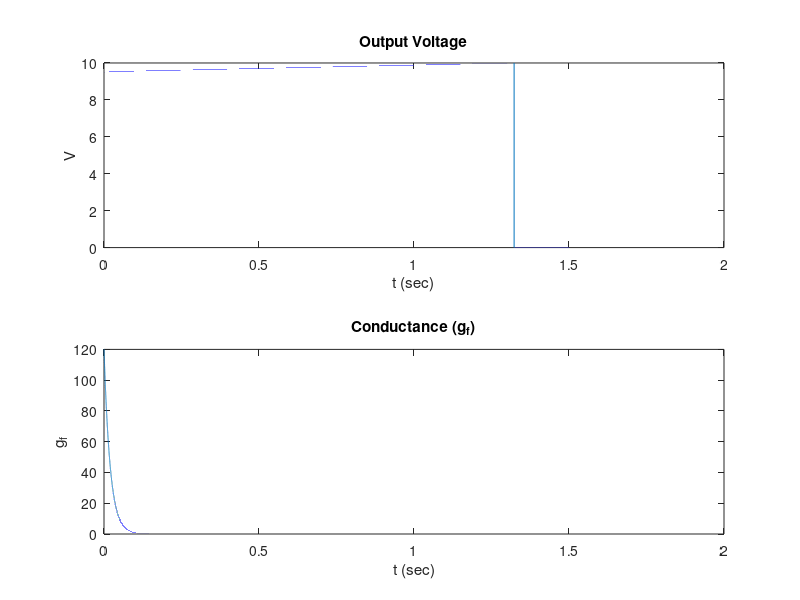

The MATLAB script that drew this image:
%% Benosman Neural Model

function [] = benosman()

    % generate voltage
    t = 0:1e-5:1.5; 
    
    V_syn = zeros(1, length(t)); % voltage synapses 
    ge_syn = zeros(1, length(t)); % g_e synapses
    gf_syn = zeros(1, length(t)); % g_f synapses
    gate_syn = zeros(1, length(t)); % gate synapses
    
    % put some synapses in 
    V_syn(1) = 9.5;
    ge_syn(1) = 36; 
    gf_syn(1) = 120; 
    gate_syn(1) = 0.99; 
    
    [V, g_f, t_k] = voltage(t, V_syn, ge_syn, gf_syn, gate_syn);

    % plot conductance
    figure; 
    subplot(2, 1, 1);
    plot(t, V);
    xlabel('t (sec)');
    ylabel('V');
    title('Output Voltage');
    
    % plot conductance
    subplot(2, 1, 2);
    plot(t, g_f);
    xlabel('t (sec)');
    ylabel('g_f');
    title('Conductance (g_{f})');
    
end

function [V, g_f, t_k] = voltage(t, V_syn, ge_syn, gf_syn, gate_syn)
    
    t = 1000*t; dt = diff(t(1:2));
    V = zeros(1, length(t)); V(1) = V_syn(1);
    g_f = zeros(1, length(t));
    t_k = [];
    
    V_t = 10; % threshold V (in mV)
    
    % conductances & gate variable (only g_f dynamic; values arbitrary)
    g_e = ge_syn(1); g_f(1) = gf_syn(1); gate = gate_syn(1);
    
    % time constants
    tau_f = 20; tau_m = 100 * 1000; % note: tau_m in seconds
    
    for i = 2:length(t), 
        % biases due to synapses
        gate = gate + gate_syn(i); g_e = g_e + ge_syn(i);
        % update conductance
        g_f(i) = g_f(i-1) + dt * ((-g_f(i-1)) / tau_f) + gf_syn(i);
        % update voltage (check for spike)
        V(i) = V(i-1) + dt * ((g_e + g_f(i) * gate) / tau_m) + V_syn(i);
        if(V(i) >= V_t), % reset
            V(i) = 0;
            g_e = 0; 
            g_f(i) = 0; 
            gate = 0;
            t_k = [t_k t(i)];
        end
    end
    
    t_k = t_k / 1000;

end